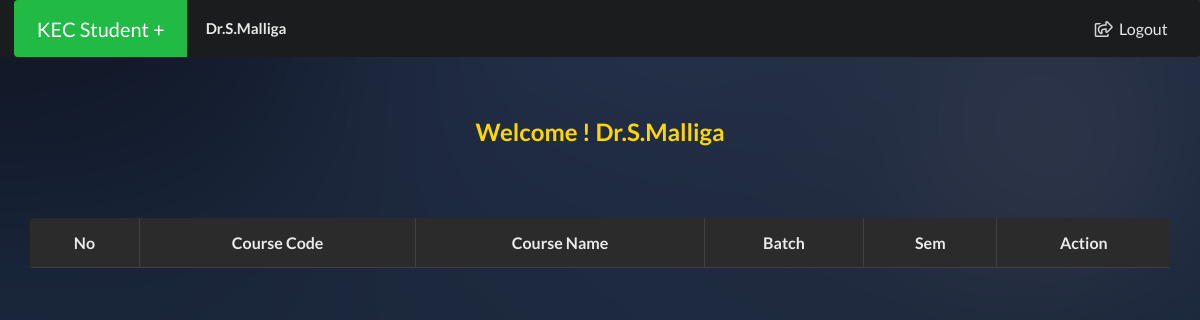
Before: /staff/index.php (signed in) with the older database file.
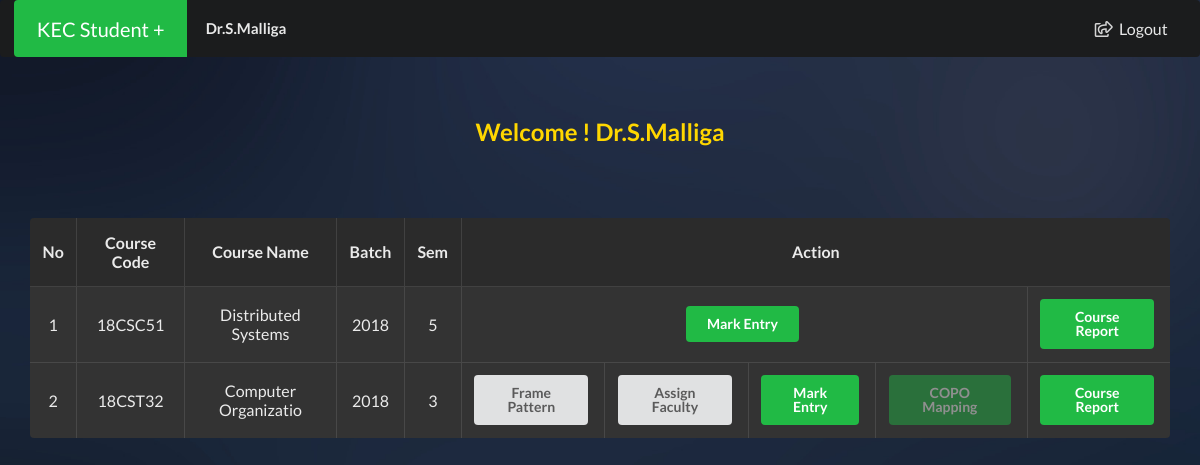
After: the same page with the newer database file.
### tables this page shows
CREATE TABLE `course_list` (
  `code` varchar(8) NOT NULL,
  `name` varchar(20) NOT NULL,
  `year` int(2) NOT NULL,
  `batch` year(4) NOT NULL,
  `sem` tinyint(1) NOT NULL,
  `credit` tinyint(1) NOT NULL,
  `cc` varchar(30) NOT NULL,
  `staff1` varchar(8) DEFAULT NULL,
  `sec1` varchar(1) NOT NULL DEFAULT 'A',
  `staff2` varchar(8) DEFAULT NULL,
  `sec2` varchar(1) NOT NULL DEFAULT 'B',
  `staff3` varchar(8) DEFAULT NULL,
  `sec3` varchar(1) NOT NULL DEFAULT 'C',
  `staff4` varchar(8) DEFAULT NULL,
  `sec4` varchar(1) NOT NULL DEFAULT 'D',
  `frame` varchar(20) NOT NULL DEFAULT 'not framed',
  `activate` varchar(20) NOT NULL DEFAULT 'not activated'
);

### staff/index.php (the view, shortened to what this page needs)
<?php
include_once("./nav.php");
?>
<html lang="en">
<head>
    <link rel="stylesheet" href="https://cdnjs.cloudflare.com/ajax/libs/animate.css/4.0.0/animate.min.css" />
</head>
<body>
  <div class="preloader"><body><div class="ui active dimmer" style="position: fixed;"><div class="ui massive active green elastic loader"></div></div></body></div>
  <br><br><br>
  <center><h2 style="color:#ffd700" class="animate__animated animate__fadeInDownBig">Welcome ! <?php echo $_SESSION['staffname']; ?></h2></center><br>
  <div class="animate__animated animate__fadeInUpBig">
  <div class="tablecontent" >
  <table class="ui selectable celled inverted table">
    <thead>
      <tr>
          <th class="center aligned">No</th>
          <th class="center aligned">Course Code</th>
          <th class="center aligned">Course Name</th>
          <th class="center aligned">Batch</th>
          <th class="center aligned">Sem</th>
          <th class="center aligned" colspan="5" >Action</th>
      </tr>
    </thead>
    <tbody>
      <?php
      $no=1;
      $same=0;
      $sql="SELECT * from `course_list` ";
      $data=$con->query($sql);
      while($row1 = $data->fetch_assoc())
      {
          if($row1['cc']==$_SESSION['staffid'])
          {
            $sqlc="SELECT `code` from `copo` ";
            $datac=$con->query($sqlc);
            $arr=Array();
            while($rowc = $datac->fetch_assoc()){
              $arr[]=$rowc['code'];
            }
            ?>
          <tr>
              <td class="center aligned" ><?php  echo $no;            ?> </td>
              <td class="center aligned" ><?php  echo $row1['code'];  ?> </td>
              <td class="center aligned" ><?php  echo $row1['name'];  ?> </td>
              <td class="center aligned" ><?php  echo $row1['batch']; ?> </td>
              <td class="center aligned" ><?php  echo $row1['sem'];   ?> </td>
              <td class="center aligned" ><div class="ui button" onclick="location.href = './CourseFrame.php?code=<?php echo $row1['code']  ?>'" >Frame Pattern</div></td>
              <td class="center aligned" ><div class="ui button" onclick="location.href = './AssignFaculty.php<?php echo "?cc"."=".$row1['cc']."&"."code"."=".$row1['code'] ?>';">Assign Faculty</div></td>
              <td class="center aligned" ><div class="ui positive button" onclick="location.href = '../Entity/MarkEntry.php?code=<?php echo $row1['code']; ?>'">Mark Entry</div></td>
              <?php
              if(in_array($row1['code'],$arr)){
              ?>
              <td class="center aligned" ><div class="ui positive disabled button" onclick="location.href = './copo.php'">COPO Mapping</div></td>
              <td class="center aligned" ><div class="ui positive button" onclick="location.href = '../Final.php?code=<?php echo $row1['code']; ?>'">Course Report</div></td>
              <?php } ?>
          </tr>
            <?php
            $no+=1;
            $same=$row1['code'];
          }
          if($row1['staff1']==$_SESSION['staffid'] || $row1['staff2']==$_SESSION['staffid'] || $row1['staff3']==$_SESSION['staffid'] || $row1['staff4']==$_SESSION['staffid'])
          {
              if($same==$row1['code'])
              {
              }
              else
              {
                $sqlc="SELECT `code` from `copo` ";
                $datac=$con->query($sqlc);
                $arr=Array();
                while($rowc = $datac->fetch_assoc()){
                  $arr[]=$rowc['code'];
                }
              ?>
              <tr>
                  <td class="center aligned" ><?php  echo $no;            ?> </td>
                  <td class="center aligned" ><?php  echo $row1['code'];  ?> </td>
                  <td class="center aligned" ><?php  echo $row1['name'];  ?> </td>
                  <td class="center aligned" ><?php  echo $row1['batch']; ?> </td>
                  <td class="center aligned" ><?php  echo $row1['sem'];   ?> </td>
                  <td class="center aligned" colspan="4" ><div class="ui positive  button" onclick="location.href = '../Entity/MarkEntry.php?code=<?php echo $row1['code']; ?>'">Mark Entry</div></td>
                  <?php
                  if(in_array($row1['code'],$arr)){
                  ?>
                  <td class="center aligned" ><div class="ui positive button" onclick="location.href = '../Final.php?code=<?php echo $row1['code']; ?>'">Course Report</div></td>
                  <?php
                  }else{
                  ?>
                  <td class="center aligned" ><div class="ui positive disabled button" onclick="location.href = '../Final.php?code=<?php echo $row1['code']; ?>'">Course Report</div></td>
                  <?php } ?>
              </tr>
                <?php
                $no+=1;
              }
          }
          else
          {
          }
      }?>
    </tbody>
  </table>
  </div>
  </div>
</body>
</html>

Changed rows visible on the page:
added course_list: code "18CSC51", name "Distributed Systems", batch "2018", sem "5"
added course_list: code "18CST32", name "Computer Organizatio", batch "2018", sem "3"
